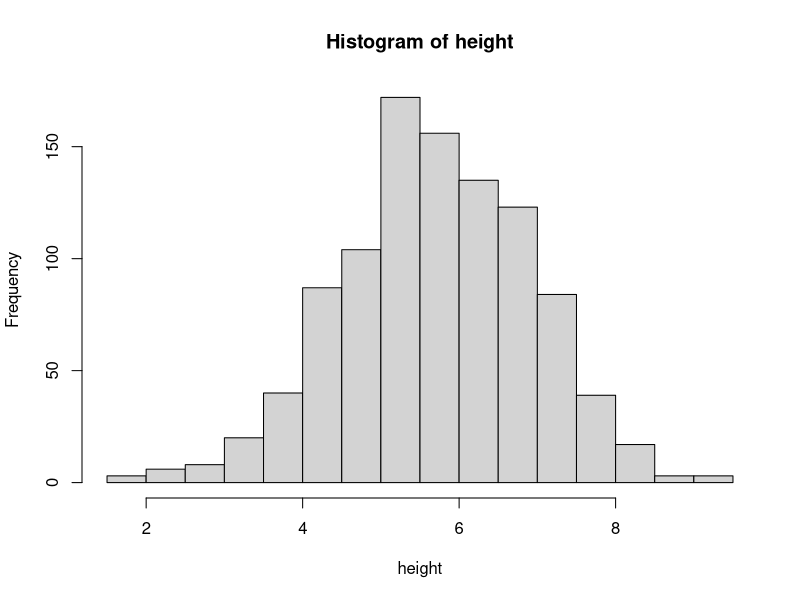
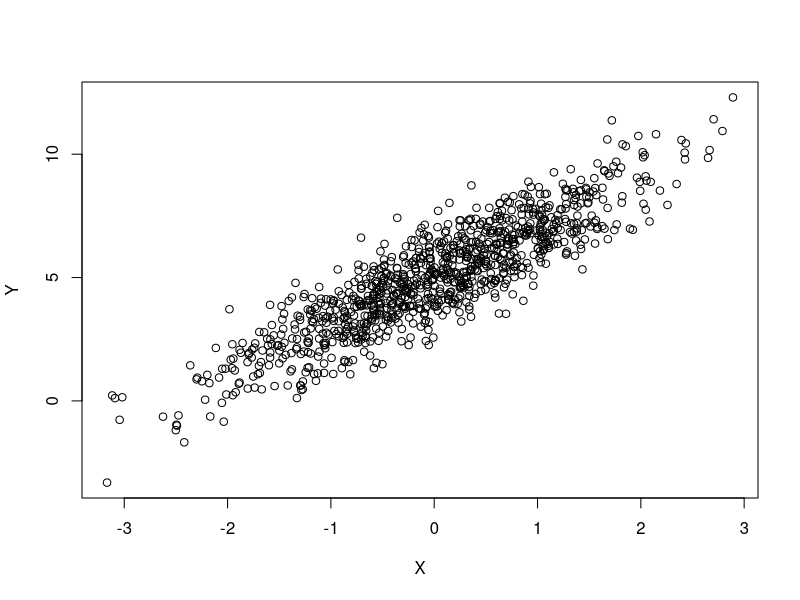

The R source for these figures, in order:
###################################
###################################
#
# In lecture codes (Lecture 1)
#
###################################
###################################

height <- rnorm(n = 1000, mean = 5.7, sd = 1.2)
# histogram
hist(height)
mean(height) #short version
sd(height)

# longer version
sumofx <- sum(height)
n <- length(height)
mean_height <- sumofx/n

########################
########################
#
# Calcuate the standard dev.
#
########################
########################
#1. shorter 
#2. longer way



##############################
##############################
#
# 1. weighted average 
#
##############################
##############################

exams <- c(100, 100, 100)
exam_weights <- c(0.25, 0.25, 0.5)
your_score <- c(100, 90, 75)

final_score <- 100 * 0.25 + 90 * 0.25 + 75 * 0.5

mean(your_score) # wrong statistic



#######################################
#######################################
#
# Covariance 
#
#######################################
#######################################

X <- rnorm(1000, mean = 0, sd = 1)
Y <- 5 + 2 * X + rnorm(1000, 0, 1)

plot(X, Y)

# create means of X and Y
meanX <- mean(X)
meanY <- mean(Y)

# (X - E(X)) #nolint
spreadX <- X - meanX
# (Y - E(Y)) #nolint
spreadY <- Y - meanY

#covariance
covXY <- sum(spreadX * spreadY)/(length(X)-1)

# short version
cov(X, Y)

# product of sd of X and Y
product_sd <- sqrt(var(X) * var(Y))

corrXY <- covXY / product_sd
cor(X, Y)













